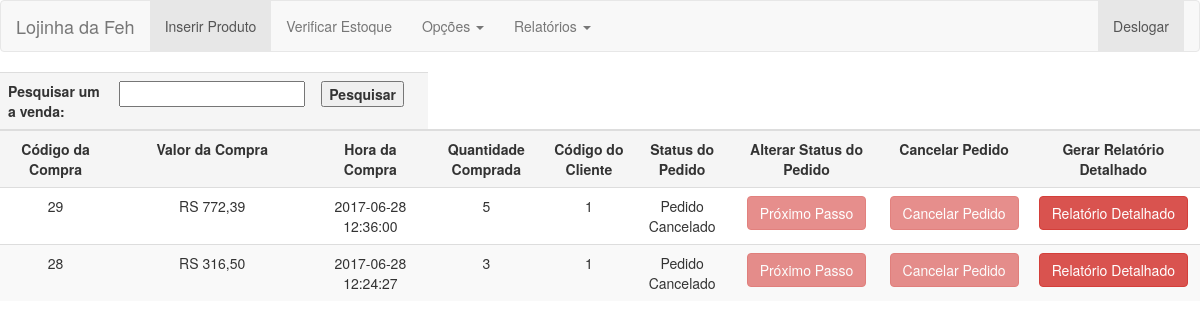
/Lojinha/View/listaVenda.php, run on the app's committed database.
### tables this page shows
CREATE TABLE `tblcompra` (
  `codigoCompra` int(11) NOT NULL,
  `valorCompra` decimal(10,2) DEFAULT NULL,
  `dataCompra` datetime DEFAULT NULL,
  `quantidadeCompra` int(11) DEFAULT NULL,
  `codCliente` int(11) DEFAULT NULL,
  `statusCompra` int(11) NOT NULL
);

### Lojinha/Classes/Connection.class.php (called while the page is built, shortened)
<?php
	class Connection{
		function __construct(){
			try{
				$this->con = mysqli_connect(host, user, pass, db);
			}catch(Exception $erro){
				echo "Erro ao conectar!";
				die($erro->getMessage());
			}
		}
	}
?>

### Lojinha/View/listaVenda.php (the view, shortened to what this page needs)
<?php
	include_once "../Classes/Connection.class.php";
	$con = new Connection();
?>
<!DOCTYPE html PUBLIC "-//W3C//DTD XHTML 1.0 Transitional//EN" "http://www.w3.org/TR/xhtml1/DTD/xhtml1-transitional.dtd">
<html xmlns="http://www.w3.org/1999/xhtml">
<head>
<link rel="stylesheet" type="text/css" href="../bootstrap/css/bootstrap.min.css">
</head>
<body>
<nav class="navbar navbar-default">
  <div class="container-fluid">
    <div class="navbar-header">
      <a class="navbar-brand" href="Admin.php">Lojinha da Feh</a>
    </div>
    <div class="collapse navbar-collapse" id="bs-example-navbar-collapse-1">
      <ul class="nav navbar-nav">
        <li class="active"><a href="#" data-toggle="modal" data-target="#modalInserir">Inserir Produto <span class="sr-only">(current)</span></a></li>
         <li><a href="listaEstoque.php">Verificar Estoque</a></li>
        <li class="dropdown">
          <a href="#" class="dropdown-toggle" data-toggle="dropdown" role="button" aria-haspopup="true" aria-expanded="false">Opções <span class="caret"></span></a>
        </li>
        <li class="dropdown">
          <a href="#" class="dropdown-toggle" data-toggle="dropdown" role="button" aria-haspopup="true" aria-expanded="false">Relatórios <span class="caret"></span></a>
        </li>
      </ul>
      <ul class="nav navbar-nav navbar-right">
        <li class="active"><a href="../Actions/deslogar.action.php" role="button" aria-haspopup="true" aria-expanded="false">Deslogar</a>
        </li>
      </ul>
    </div>
  </div>
</nav>
<div class="table-responsive">
<table class="table table-striped">
	<tbody>
    	<form action="listaVenda.php" method="post">
    	<th class="active"> Pesquisar um a venda: </th>
        <th class="active"> <input type="text" name="pesquisa" /> </th>
        <th class="active"> <input type="submit" value="Pesquisar" /> </th>
    	</form>
    </tbody>
      <tbody>
            <th class="active text-center"> Código da Compra </th>
            <th class="active text-center"> Valor da Compra </th>
            <th class="active text-center"> Hora da Compra </th>
            <th class="active text-center"> Quantidade Comprada </th>
            <th class="active text-center"> Código do Cliente </th>
            <th class="active text-center"> Status do Pedido </th>
            <th class="active text-center"> Alterar Status do Pedido </th>
            <th class="active text-center"> Cancelar Pedido </th>
            <th class="active text-center"> Gerar Relatório Detalhado </th>
        <?php
    if(!isset($_POST['pesquisa'])){
    $sql = "select * from tblCompra";
	}else{
		$pesquisa = $_POST['pesquisa'];
		$sql = "select * from tblCompra where codigoCompra like '%$pesquisa%'";
		}
    $busca = mysqli_query($con->con, $sql);
    while($busca2 = mysqli_fetch_assoc($busca)){
	  $status = "";
	  if($busca2['statusCompra'] == 1){
			$status = "Aguardando Pagamento";
		}else if($busca2['statusCompra'] == 2){
			$status = "Separando pedido";
			}else if($busca2['statusCompra'] == 3){
				$status = "Pedido Enviado";
			}else if($busca2['statusCompra'] == 4){
				$status = "Pedido Entregue";
				}else if($busca2['statusCompra'] == 0){
					$status = "Pedido Cancelado";
					}
	  if($status == "Pedido Entregue" || $status == "Pedido Cancelado"){
      echo "<tr class=table table-striped>
      <td class=text-center> $busca2[codigoCompra] </td>
      <td class=text-center> RS ". number_format($busca2["valorCompra"],2,',','.') ."</td>
      <td class=text-center> $busca2[dataCompra] </td>
	  <td class=text-center> $busca2[quantidadeCompra] </td>
	  <td class=text-center> $busca2[codCliente] </td>
	  <td class=text-center> $status </td>
	  <td class=text-center> <button class='btn btn-danger' disabled> Próximo Passo </button></td>
	  <td class=text-center> <button class='btn btn-danger' disabled> Cancelar Pedido </td>
	  <td class=text-center> <a href=relatorioDetalhado.php?tipo=venda&codigo=$busca2[codigoCompra]><button class='btn btn-danger'> Relatório Detalhado </button></a> </td>
      </tr>
      ";  }
    }
    ?>
        </tbody>
    </table>
</div>
</body>
</html>

### data on the page
tblcompra: codigoCompra "29", valorCompra "772,39", dataCompra "2017-06-28 12:36:00", quantidadeCompra "5", codCliente "1", statusCompra "Pedido Cancelado"
tblcompra: codigoCompra "28", valorCompra "316,50", dataCompra "2017-06-28 12:24:27", quantidadeCompra "3", codCliente "1", statusCompra "Pedido Cancelado"
